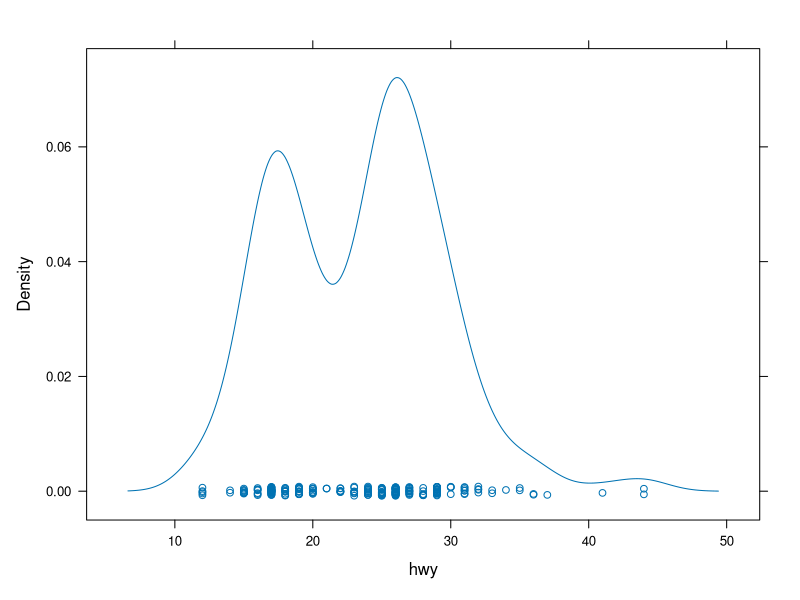
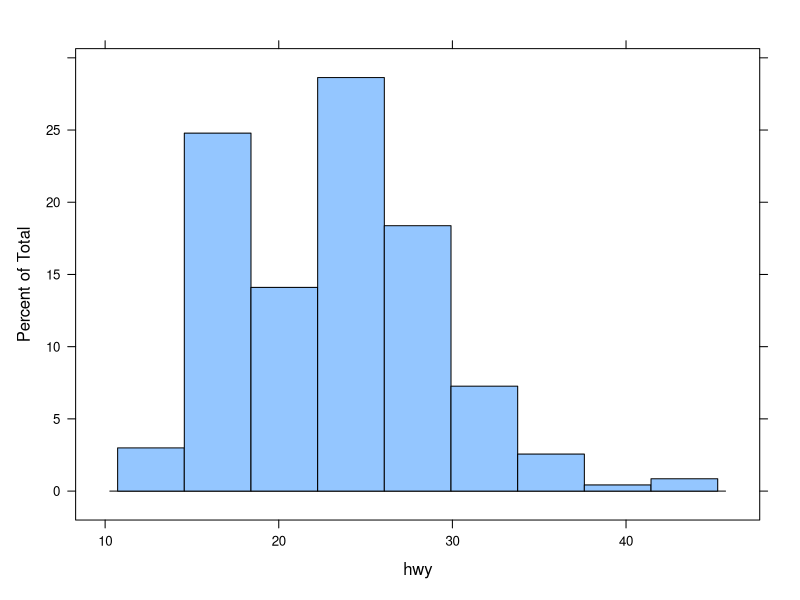
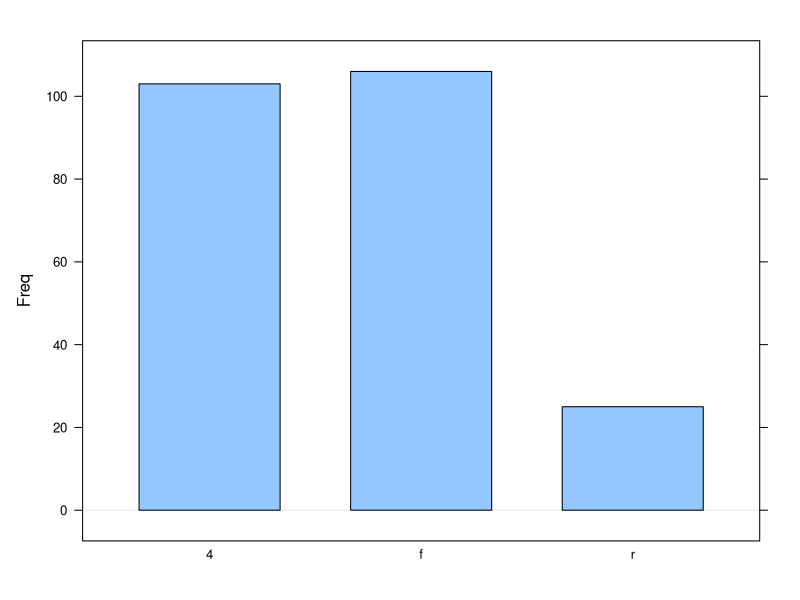
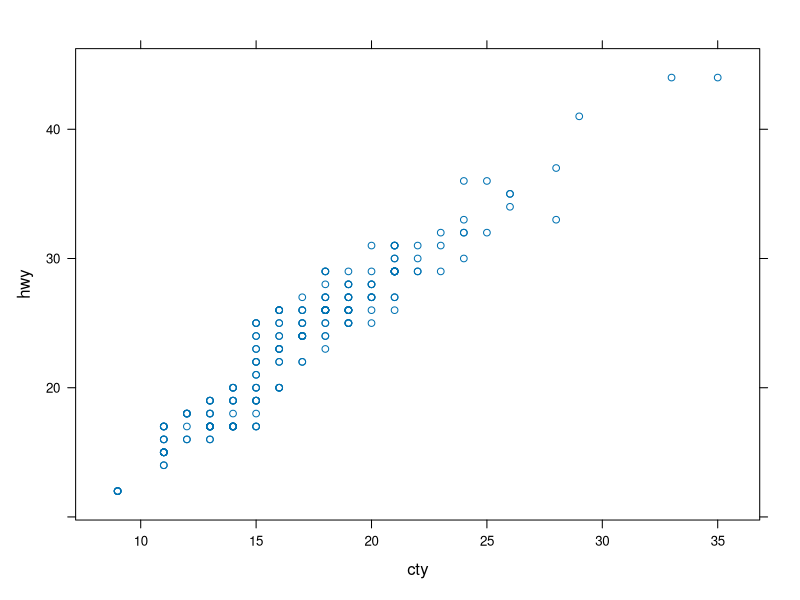
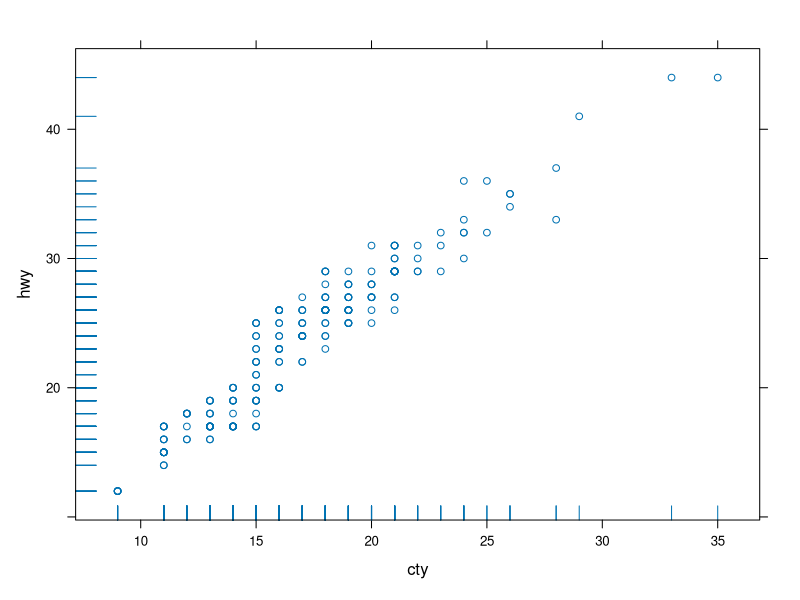
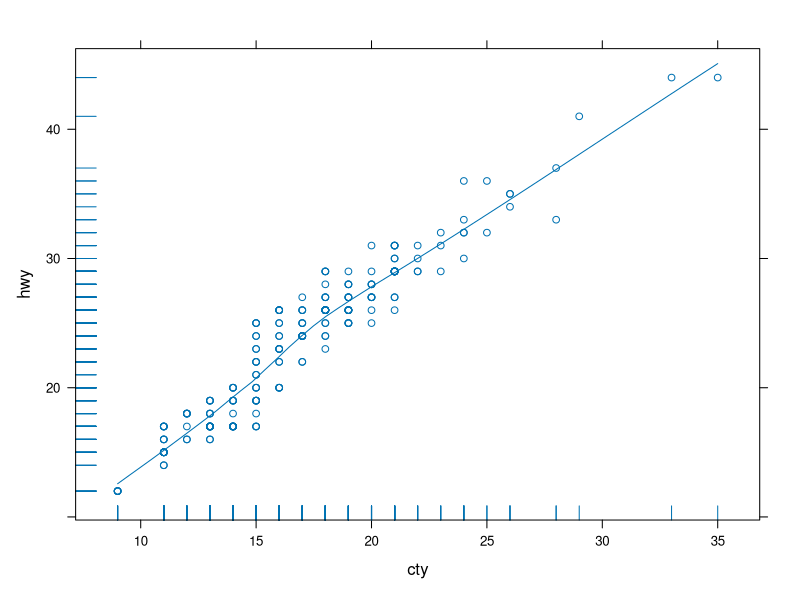
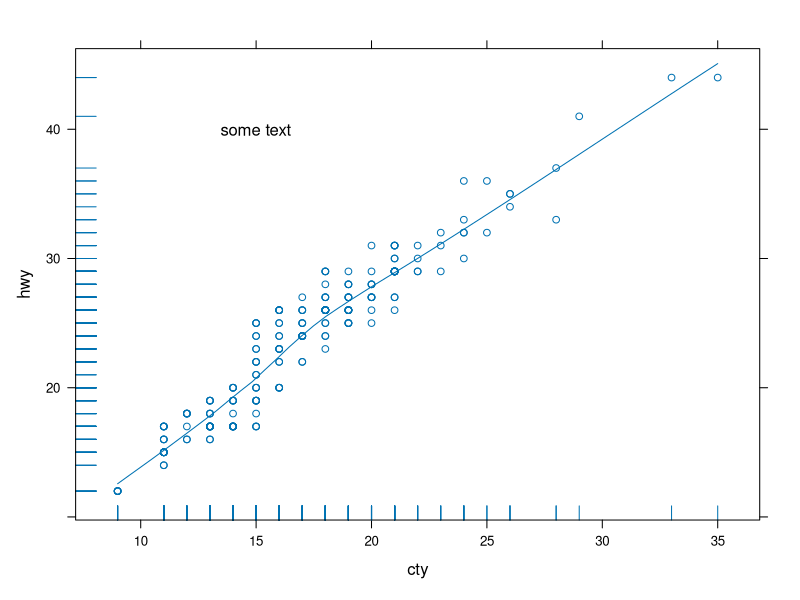
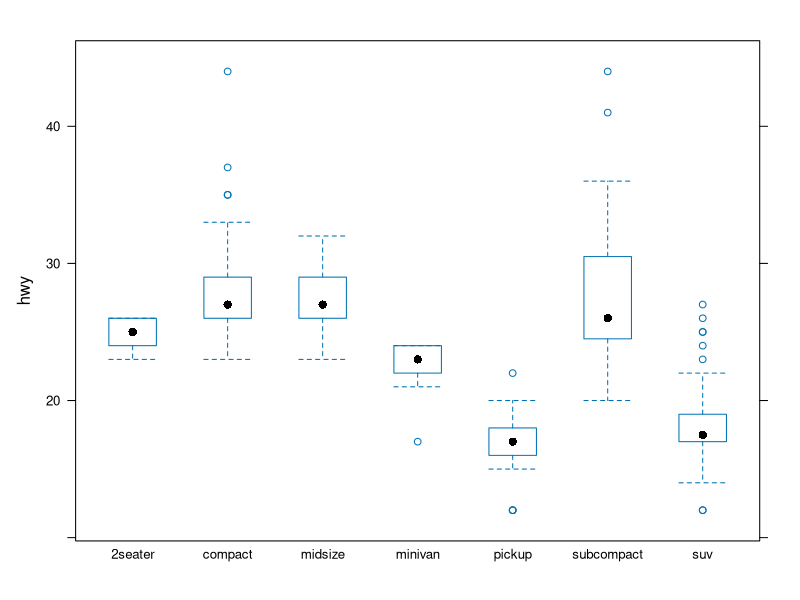

Here is the R script that generated these plots, in order:
## ---- chunk 1
knitr::opts_chunk$set(echo = TRUE, fig.width = 4, fig.height = 3, fig.align = "center")
## ---- chunk 2
set.seed(1)
## ---- chunk 3
library(lattice)
## ---- chunk 4
library(ggplot2)
data("mpg")
## ---- chunk 5
densityplot( ~ hwy, data = mpg)
## ---- chunk 6
histogram( ~ hwy, data = mpg)
## ---- chunk 7
barchart(mpg$drv, horizontal = FALSE)
## ---- chunk 8
xyplot(hwy ~ cty, data = mpg)
## ---- chunk 9
xyplot(hwy ~ cty, data = mpg,
       panel = function(x, y) {
         panel.xyplot(x, y)
         panel.rug(x, y)
       })
## ---- chunk 10
xyplot(hwy ~ cty, data = mpg,
       panel = function(x, y) {
         panel.xyplot(x, y)
         panel.rug(x, y)
         panel.loess(x, y)
       })
## ---- chunk 11
xyplot(hwy ~ cty, data = mpg,
       panel = function(x, y) {
         panel.xyplot(x, y)
         panel.rug(x, y)
         panel.loess(x, y)
         panel.text(x = 15, y = 40, label = "some text")
       })
## ---- chunk 12
bwplot(hwy ~ class, data = mpg)
## ---- chunk 13
x <- seq(-2, 2, length = 100)
y <- x ^ 2
xyplot(y ~ x, data.frame(x, y), type = "l")
## ---- chunk 14
xyplot(cty ~ hwy, data = mpg, groups = drv, auto.key = list(title = "Drive"))
## ---- chunk 15
xyplot(cty ~ hwy | drv, data = mpg)
## ---- chunk 16
xyplot(cty ~ hwy | drv + fl, data = mpg)
